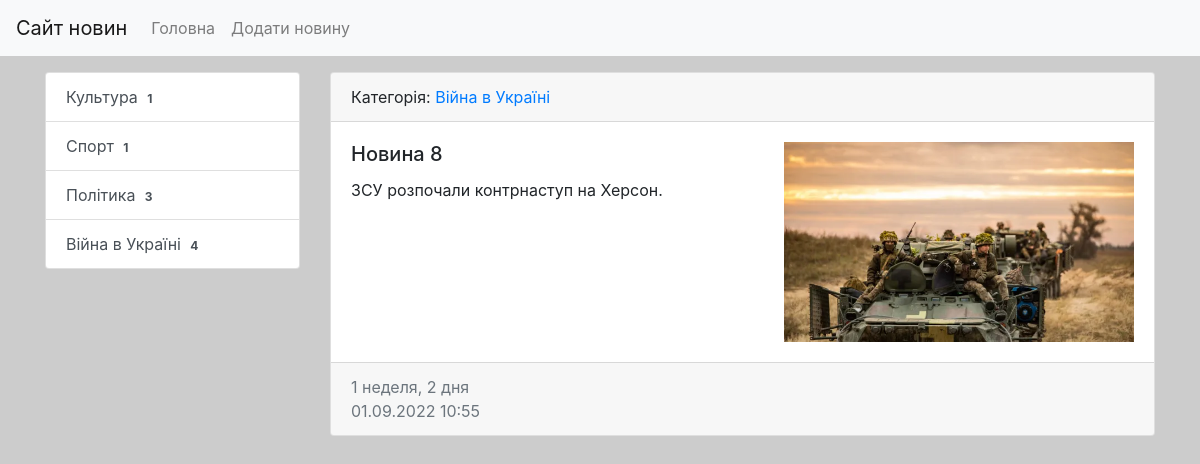
The app's page /news/13/ with its own data.
### news/models.py (models this page shows, shortened)
class Category(models.Model):
    title = models.CharField(max_length=150, db_index=True, verbose_name='Назва категорії')
    def get_absolute_url(self):
        return reverse('category', kwargs={'category_id': self.pk})
    def __str__(self):
        return self.title
    class Meta:
        verbose_name = 'Категорія'
        verbose_name_plural = 'Категорії'
        ordering = ['title']

class News(models.Model):
    title = models.CharField(max_length=150, verbose_name='Заголовок')
    content = models.TextField(blank=True, verbose_name='Зміст')
    created_at = models.DateTimeField(auto_now_add=True, verbose_name='Створено')
    updated_at = models.DateTimeField(auto_now=True, verbose_name='Оновлено')
    photo = models.ImageField(upload_to='photos/%Y/%m/%d/', verbose_name='Фото', blank=True)
    is_published = models.BooleanField(default=True, verbose_name='Опубліковано')
    category = models.ForeignKey('Category', on_delete=models.PROTECT, verbose_name='Категорія')
    views = models.IntegerField(default=0)
    class Meta:
        verbose_name = 'Новина'
        verbose_name_plural = 'Новини'
        ordering = ['-created_at']

### news/views.py (the view)
# urls.py: path('news/<int:pk>/', ViewNews.as_view(), name='view_news'),
class ViewNews(DetailView):
    model = News
    context_object_name = 'news_item'

### news/templatetags/news_tags.py (called while the page is built)
@register.inclusion_tag('news/list_categories.html')
def show_categories():
    categories = Category.objects.annotate(cnt=Count('news')).filter(cnt__gt=0)
    return {'categories': categories}

### news/templates/news/news_detail.html (shortened to what this page needs)
{% extends 'base.html' %}
{% block sidebar %}
{% include 'inc/_sidebar.html' %}
{% endblock %}
{% block content %}
  <div class="card mb-3">
    <div class="card-header">
      Категорія: <a href="{{ news_item.category.get_absolute_url }}">{{ news_item.category }}</a>
    </div>
    <div class="card-body">
      <div class="media">
        <div class="media-body">
          <h5 class="card-title">{{ news_item.title }}</h5>
          <p class="card-text">{{ news_item.content }}</p>
        </div>
        {% if news_item.photo %}
        <img class="ml-3" src="{{ news_item.photo.url }}" alt="" width="350">
        {%endif%}
      </div>
    </div>
    <div class="card-footer text-muted">
      {{ news_item.created_at|timesince}} <br>
      {{ news_item.created_at|date:"d.m.Y H:i"}}
    </div>
  </div>
{% endblock %}

### news/templates/news/list_categories.html
<div class="list-group">
    {% for item in categories %}
    <a href="{{ item.get_absolute_url }}" class="list-group-item list-group-item-action">{{ item.title }}  <span class="
badge text-bg-secondary">{{ item.cnt }}</span></a>
    {% endfor %}
</div>

### july_project/static/css/style.css (style rules this page uses)
body { background-color: #ccc; }

### records on screen
Category: title "Культура", cnt "1"
Category: title "Спорт", cnt "1"
Category: title "Політика", cnt "3"
Category: title "Війна в Україні", cnt "4"
News: category "Війна в Україні", title "Новина 8", content "ЗСУ розпочали контрнаступ на Херсон.", photo (picture), created_at "1 неделя, 2 дня", created_at "01.09.2022 10:55"
